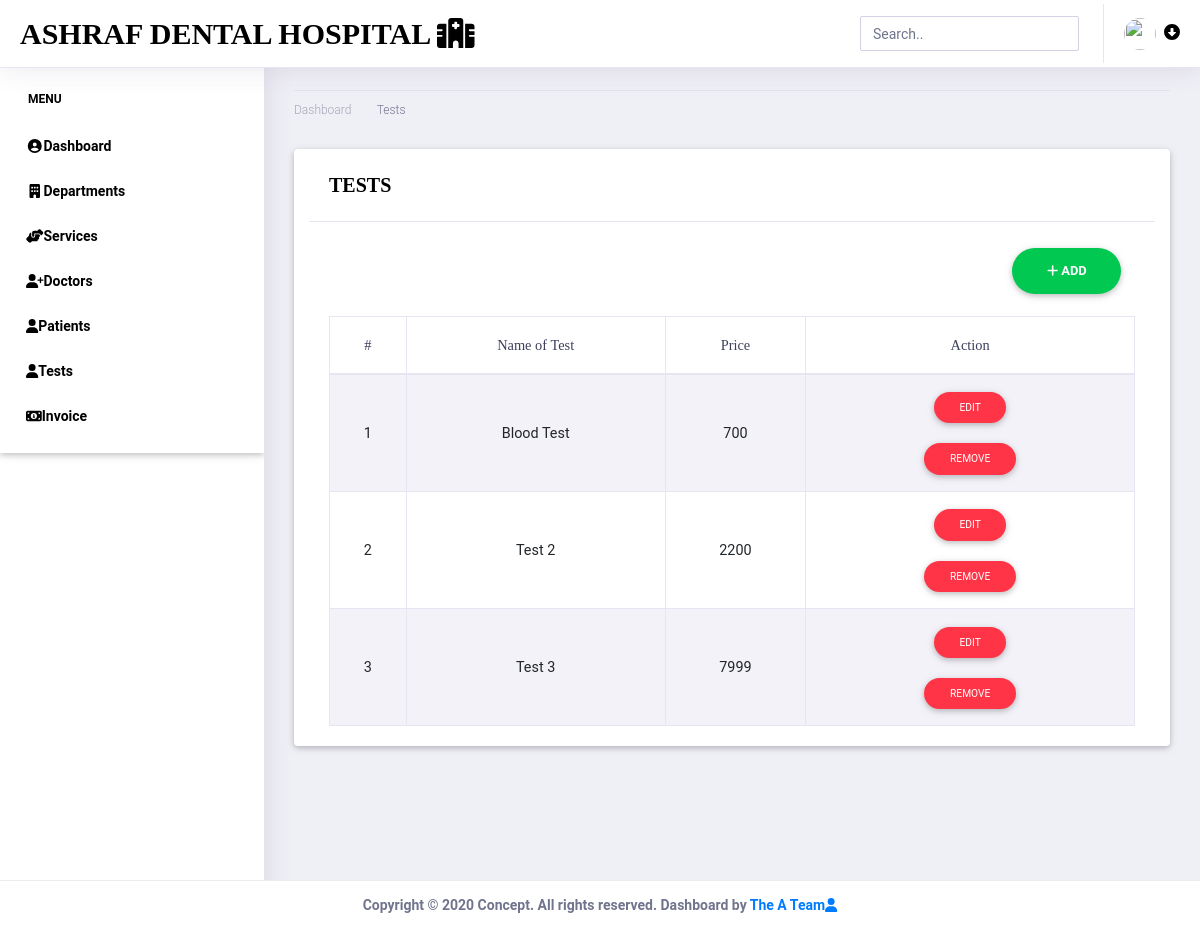
Page /tests/ (signed in) on the earlier database version.
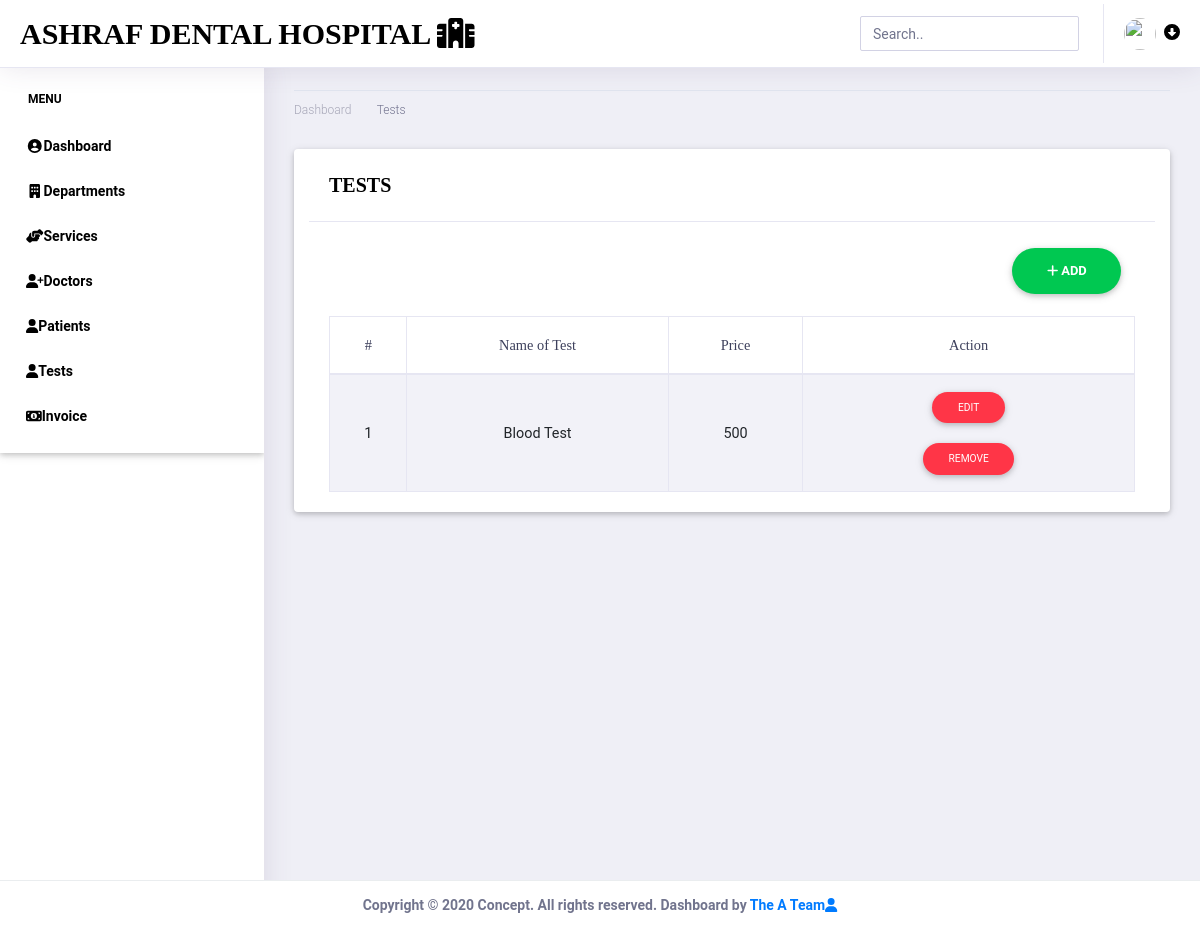
Same page on the later database version.
### tests_app/models.py (models this page shows, shortened)
class Test(models.Model):
    name = models.CharField(max_length=228, default='')
    price = models.IntegerField(default=0)

### tests_app/views.py (the view)
# urls.py: path('tests/', include('tests_app.urls')),
@login_required(login_url="/")
def tests(request):
    t = Test.objects.all()
    serial = list()
    for i in range(1, len(t) + 1):
        serial.append(i)
    foo = zip(t, serial)
    context = {'test': foo}
    return render(request,'tests.html',context)

### templates/tests.html (shortened to what the changed rows need)
<!doctype html>
<html lang="en">
<head>
    <link rel="stylesheet" href="/static/assets/vendor/bootstrap/css/bootstrap.min.css">
    <link href="/static/assets/vendor/fonts/circular-std/style.css" rel="stylesheet">
    <link rel="stylesheet" href="/static/assets/libs/css/style.css">
    <link rel="stylesheet" href="/static/assets/vendor/fonts/fontawesome/css/fontawesome-all.css">
    <link rel="stylesheet" href="/static/assets/vendor/charts/chartist-bundle/chartist.css">
    <link rel="stylesheet" href="/static/assets/vendor/charts/morris-bundle/morris.css">
    <link rel="stylesheet" href="/static/assets/vendor/fonts/material-design-iconic-font/css/materialdesignicons.min.css">
    <link rel="stylesheet" href="/static/assets/vendor/charts/c3charts/c3.css">
    <link rel="stylesheet" href="/static/assets/vendor/fonts/flag-icon-css/flag-icon.min.css">
    <link rel="stylesheet" href="/static/assets/libs/css/mdb.min.css" >
    <link rel="stylesheet" href="/static/assets/libs/css/animate-3.7.0.css">
    <link rel="stylesheet" href="/static/assets/libs/css/owl-carousel.min.css">
    <link rel="stylesheet" href="/static/assets/libs/css/mdb.min.css">
    <link rel="stylesheet" href="/static/assets/libs/css/all.css">
</head>
<body>
    <div class="dashboard-main-wrapper">
        <div class="dashboard-wrapper">
            <div class="dashboard-ecommerce">
                <div class="container-fluid dashboard-content ">
            <section class="contact-section area-padding">
                <div class="container card">
                  <div class="card-body">
                    <div id="table" class="table-editable">
                      <table class="table table-bordered table-responsive-md table-striped text-center">
                        <thead>
                          <tr>
                            <th class="text-center" color="black">#</th>
                            <th class="text-center" color="black">Name of Test</th>
                            <th class="text-center" color="black">Price</th>
                            <th class="text-center" color="black">Action</th>
                          </tr>
                        </thead>
                        <tbody>
                          {% for val, s in test%}
                             <tr>
                                <td class="pt-3-half"  color="black">{{ s }}</td>
                                <td class="pt-3-half"  color="black">{{ val.name }}</td>
                                 <td class="pt-3-half"  color="black">{{ val.price }}</td>
                                <td>
                                    <span class="table-edit">
                                <a href="{% url 'edit-test' val.id %}"><button type="button" class="btn btn-danger btn-rounded btn-sm my-0">Edit</button></a>
                              </span><p></p>
                                  <span class="table-remove">
                                    <a href="{% url 'remove-test' val.id %}"><button type="button" class="btn btn-danger btn-rounded btn-sm my-0">Remove</button></a>
                                  </span>
                                </td>
                              </tr>
                           {% endfor %}
                        </tbody>
                      </table>
                    </div>
                  </div>
                </div>
            </section>
        </div>
    </div>
        </div>
    </div>
</body>
</html>

Differences in the rows shown:
removed Test: id "2", name "Test 2", price "2200"
removed Test: id "3", name "Test 3", price "7999"
changed Test "Blood Test": price "700" → "500"
